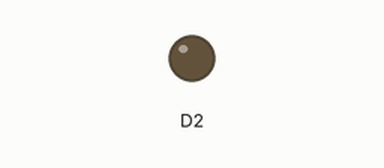
Simulated run of this sketch. Board: ESP8266 (NodeMCU). Shown: output pins drawn as LEDs (lit = HIGH).

Above: at 0.5 s.
At 5.0 s:
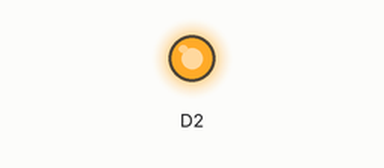
Timing chart, 0 to 6.9 s (numbered marks = the images above):
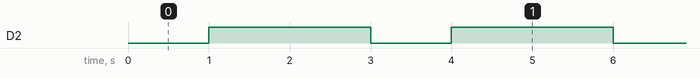

Measured:
- by itself, D2: alternates HIGH for 2.0 s and LOW for 1.0 s

The sketch:

hello_world.ino
```cpp
#include <ESP8266WiFi.h>

void setup() {
  pinMode(D2, OUTPUT);
}

void loop() {
  digitalWrite(D2, LOW);
  delay(1000);
  digitalWrite(D2, HIGH);
  delay(2000);
}
```
